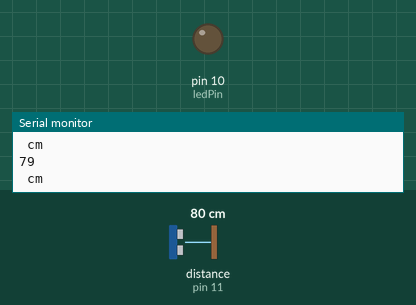
This sketch was run on a simulated Arduino Uno, built with avr-gcc and run on an emulated ATmega328P. Parts: output pins drawn as LEDs (lit = HIGH), the last lines printed to the serial monitor. Wiring (inferred from the names in the program): ultrasonic range finder: trigger pin 12; echo pin 11. The inputs (shaded band) are chosen by the test bench; at power-on: distance to the obstacle (sensor on pin 11) 80 cm. The echo pulse lasts 58.3 µs per cm; pins used as bus, display or sensor lines are not drawn.

Above: at 1.2 s.
1.3 s: distance to the obstacle (sensor on pin 11) set to 21 cm
2.8 s: distance to the obstacle (sensor on pin 11) set to 17 cm
At 4.2 s:
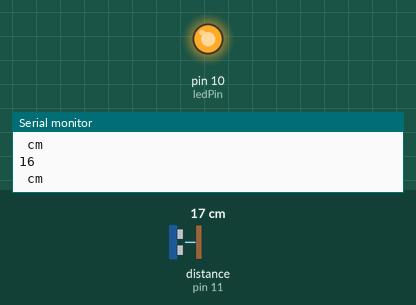
4.5 s: distance to the obstacle (sensor on pin 11) set to 35 cm
At 5.6 s:
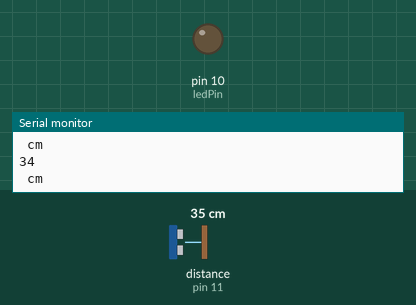
6.0 s: distance to the obstacle (sensor on pin 11) set to 2 cm
At 7.2 s:
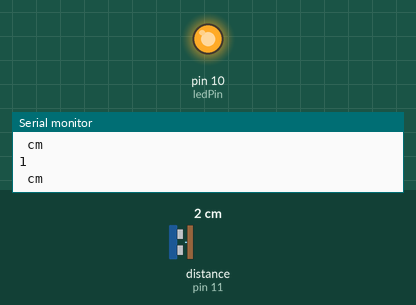
Timing chart, 0 to 8.5 s (numbered marks = the images above; inputs shaded):
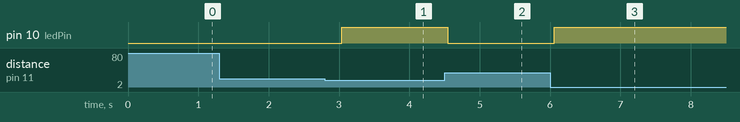

Measured:
- the behaviour switches between 20 and 19 cm on distance to the obstacle (sensor on pin 11) (found by bisection; images 0 and 1)
- after the input at 2.8 s, pin 10 (ledPin): LOW → HIGH after 0.24 s
- after the input at 4.5 s, pin 10 (ledPin): HIGH → LOW after 0.05 s
- after the input at 6.0 s, pin 10 (ledPin): LOW → HIGH after 0.06 s

The sketch:

sonar.ino
```cpp
#define trigPin 12
#define echoPin 11
#define ledPin 10

void setup() {

  pinMode(trigPin, OUTPUT);
  pinMode(echoPin, INPUT);
  pinMode(ledPin, OUTPUT);
  //start console communication
  Serial.begin(9600);
}

void loop() {
  long time, distance;

  digitalWrite(trigPin, LOW);
  delayMicroseconds(3);
  digitalWrite(trigPin, HIGH);
  delayMicroseconds(10);
  digitalWrite(trigPin, LOW);
  time =pulseIn(echoPin, HIGH);
  //.034029 cm/10^-6 s
  //divide by 2 because the signal comes back to the HC-SR04
  distance = (.034029*time)/2;

  if(distance > 100 || distance <= 0){
    Serial.println("Too large or too small.");
  }
  else{
    Serial.println(distance);
    Serial.print(" cm\n");
    //turn red led on
    if (distance < 19){
      digitalWrite(ledPin, HIGH);
    }
    else{
      digitalWrite(ledPin, LOW);
    }
  }
  delay(300);
}
```
